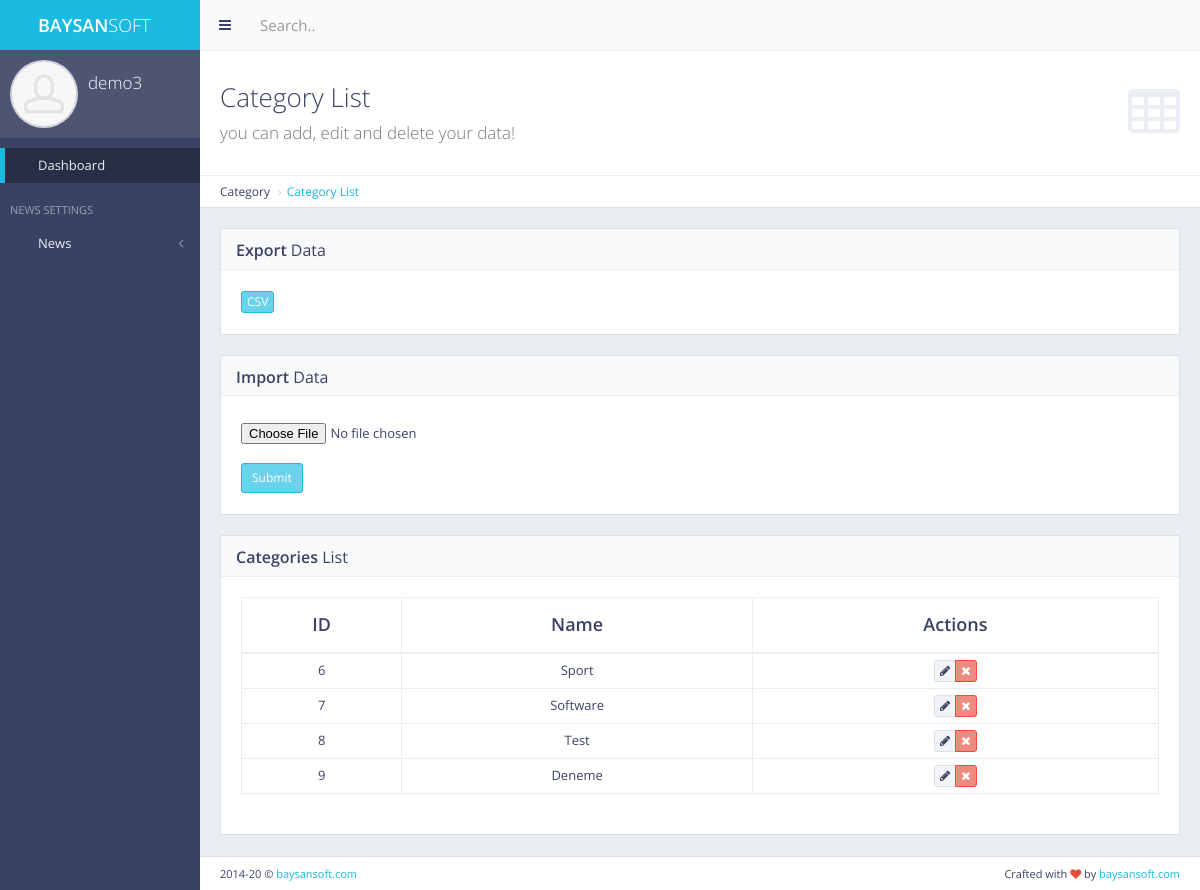
/panel/category/list/ (signed in), run on an earlier commit of the app's database.
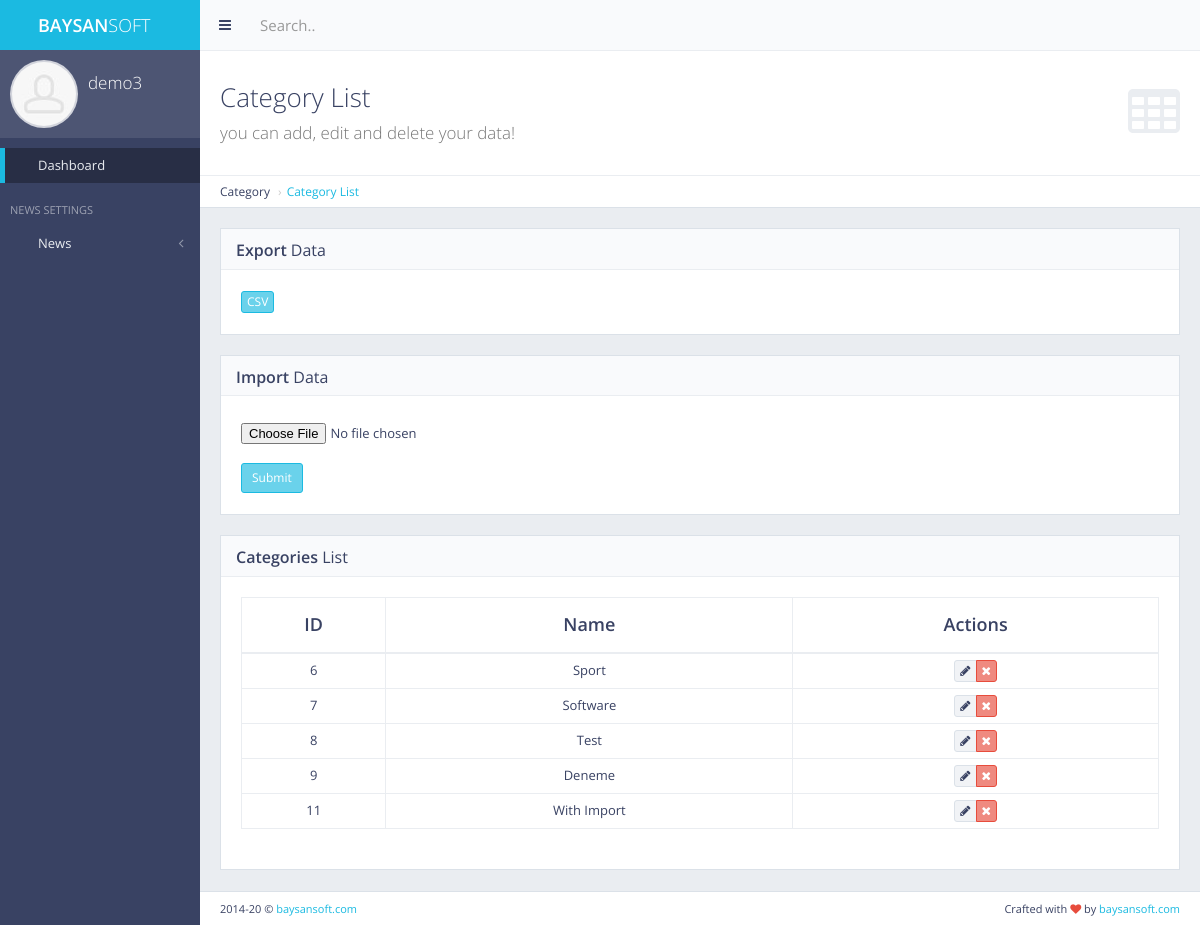
And on a later commit of the database.
### category/models.py (models this page shows, shortened)
class Category(models.Model):
    name = models.CharField(max_length=255)
    count = models.IntegerField(default=0)
    class Meta:
        verbose_name = "Category"
        verbose_name_plural = "Categories"

### panel/views.py (the view)
# urls.py: path('category/list/', views.category_list, name='category_list'),
def category_list(request):
    if not request.user.is_authenticated:  # eğer mevcut kullanıcı authenticate değilse
        return redirect('main:my_login')
    categories = Category.objects.all()
    context = {
        'categories': categories
    }
    return render(request, 'back/category_list.html', context=context)

### category/context_processor.py (called while the page is built)
def get_categories(request):  # template'a direkt veri yolluyor
    get_categories = Category.objects.all()
    return dict(
        get_categories=get_categories)  # get_categories diyerek direkt template'den çağırabiliriz. Sözlük olarak döndürür.

### main/context_processors.py (called while the page is built)
def get_site_settings(request):
    site = Main.objects.first()
    return dict(site_settings=site)

### main/templatetags/my_auth.py (called while the page is built)
@register.filter(name='has_group')
def has_group(user,group_name):
    return user.groups.filter(name=group_name).exists()

### news/context_processors.py (called while the page is built)
def get_last_news(request):
    get_last_news = News.objects.all().order_by('-date')[:3]
    return dict(get_last_news=get_last_news)

def get_popular_posts(request):  # bu şekilde tek fonksiyon ile 2 veri seti döndürebiliriz
    get_popular_posts = News.objects.all().order_by('-show')
    get_popular_posts_detail = News.objects.all().order_by('-show')[:3]
    get_popular_posts_home = News.objects.all().order_by('-show')[:3]
    return dict(get_popular_posts=get_popular_posts, get_popular_posts_detail=get_popular_posts_detail,
                get_popular_posts_home=get_popular_posts_home)

### subcategory/context_processors.py (called while the page is built)
def get_subcategories(request):
    get_subcategories = SubCategory.objects.all()
    return dict(get_subcategories=get_subcategories)

### templates/back/category_list.html (shortened to what this page needs)
{% extends 'back/layout.html' %}
{% load static %}
{% block body %}
    <div class="content-header">
        <div class="header-section">
            <h1>
                <i class="fa fa-table"></i>Category List<br><small>you can add, edit and delete your data!</small>
            </h1>
        </div>
    </div>
    <ul class="breadcrumb breadcrumb-top">
        <li>Category</li>
        <li><a href="{% url 'panel:category_list' %}">Category List</a></li>
    </ul>
    <div class="block full">
        <div class="block-title">
            <h2><strong>Export</strong> Data</h2>
        </div>
        <div class="table-responsive">
            <a href="{% url 'category:export_csv' %}" data-toggle="tooltip" title="export csv file"
               class="btn btn-xs btn-primary"> CSV</a>
        </div>
    </div>
    <div class="block full">
        <div class="block-title">
            <h2><strong>Import</strong> Data</h2>
        </div>
        <form action="{% url 'category:import_csv' %}" method="post" enctype="multipart/form-data">
            <div class="table-responsive">
                <input type="file" name="csv_file" id="csv_file"/>
                <br/>
                <button class="btn btn-sm btn-primary" type="submit">Submit</button>
            </div>
        </form>
    </div>
    <div class="block full">
        <div class="block-title">
            <h2><strong>Categories</strong> List</h2>
        </div>
        <div class="table-responsive">
            <table id="example-datatable" class="table table-vcenter table-condensed table-bordered">
                <thead>
                <tr>
                    <th class="text-center">ID</th>
                    <th class="text-center">Name</th>
                    <th class="text-center">Actions</th>
                </tr>
                </thead>
                <tbody>
                {% for cat in categories %}
                    <tr>
                        <td class="text-center">{{ cat.id }}</td>
                        <td class="text-center">{{ cat.name }}</td>
                        <td class="text-center">
                            <div class="btn-group">
                                <a href="" data-toggle="tooltip" title="Edit"
                                   class="btn btn-xs btn-default"><i class="fa fa-pencil"></i></a>
                                <a href="{% url 'panel:category_delete' pk=cat.pk %}" data-toggle="tooltip"
                                   title="Delete"
                                   class="btn btn-xs btn-danger"><i class="fa fa-times"></i></a>
                            </div>
                        </td>
                    </tr>
                {% endfor %}
                </tbody>
            </table>
        </div>
    </div>
{% endblock body %}

What changed in the data, as far as the page shows it:
added Category: id "11", name "With Import"
